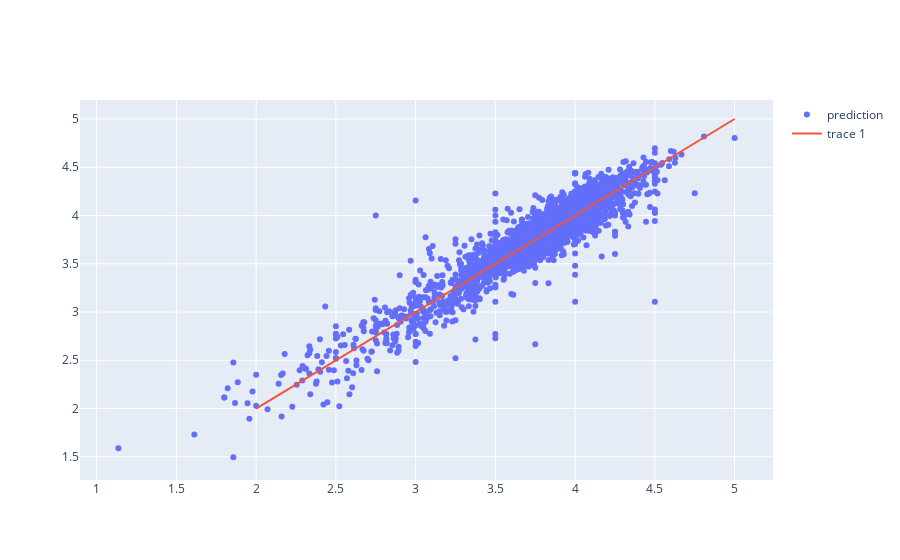

Notebook source saved alongside this figure:
### Markdown cell above
## Linear combination

### Code cell
def lab_prediction(df):
    """Create linear combination of review_aroma, review_appearance, review_taste and review_overall coefficients"""
    return df["review_aroma"] * 0.0034 + df["review_appearance"] * 0.0323 + df["review_taste"] * 0.4243 + 3.7525
fig = go.Figure()

fig.add_trace(go.Scatter(
    x = y_train, y=lab_prediction(X_train_corr) ,  # y values
    mode='markers',name = "prediction"  
))

fig.add_trace(go.Scatter(
        x=[2, 3, 5 ],  # x values
        y=[2, 3, 5 ],  # y values
        mode='lines'  
    ))

fig.show()

#print(compute_RMSE(y_train, lab_prediction(X_train_corr)))

### Figure 1 — Plotly figure (JSON) as saved in the notebook; plotly's stock layout.template omitted (floating-point values rounded to 4 significant figures; data arrays with more than 128 entries replaced by an {"elided": "..."} marker saying what was removed)
{"data": [{"mode": "markers", "name": "prediction", "type": "scatter", "x": {"elided": "2557 float values"}, "y": {"elided": "2557 float values"}}, {"mode": "lines", "type": "scatter", "x": [2, 3, 5], "y": [2, 3, 5]}], "layout": {}}
